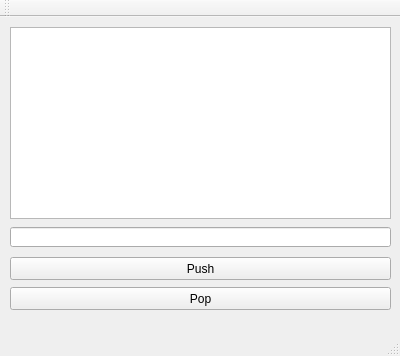
<?xml version="1.0" encoding="UTF-8"?>
<ui version="4.0">
 <class>MainWindow</class>
 <widget class="QMainWindow" name="MainWindow">
  <property name="geometry">
   <rect>
    <x>0</x>
    <y>0</y>
    <width>400</width>
    <height>356</height>
   </rect>
  </property>
  <property name="windowTitle">
   <string>MainWindow</string>
  </property>
  <widget class="QWidget" name="centralWidget">
   <widget class="QTableWidget" name="tableWidget">
    <property name="geometry">
     <rect>
      <x>10</x>
      <y>10</y>
      <width>381</width>
      <height>192</height>
     </rect>
    </property>
   </widget>
   <widget class="QLineEdit" name="lineEdit">
    <property name="geometry">
     <rect>
      <x>10</x>
      <y>210</y>
      <width>381</width>
      <height>20</height>
     </rect>
    </property>
   </widget>
   <widget class="QPushButton" name="pushButton">
    <property name="geometry">
     <rect>
      <x>10</x>
      <y>240</y>
      <width>381</width>
      <height>23</height>
     </rect>
    </property>
    <property name="text">
     <string>Push</string>
    </property>
   </widget>
   <widget class="QPushButton" name="pushButton_2">
    <property name="geometry">
     <rect>
      <x>10</x>
      <y>270</y>
      <width>381</width>
      <height>23</height>
     </rect>
    </property>
    <property name="text">
     <string>Pop</string>
    </property>
   </widget>
  </widget>
  <widget class="QMenuBar" name="menuBar">
   <property name="geometry">
    <rect>
     <x>0</x>
     <y>0</y>
     <width>400</width>
     <height>21</height>
    </rect>
   </property>
  </widget>
  <widget class="QToolBar" name="mainToolBar">
   <attribute name="toolBarArea">
    <enum>TopToolBarArea</enum>
   </attribute>
   <attribute name="toolBarBreak">
    <bool>false</bool>
   </attribute>
  </widget>
  <widget class="QStatusBar" name="statusBar"/>
 </widget>
 <layoutdefault spacing="6" margin="11"/>
 <resources/>
 <connections/>
</ui>
